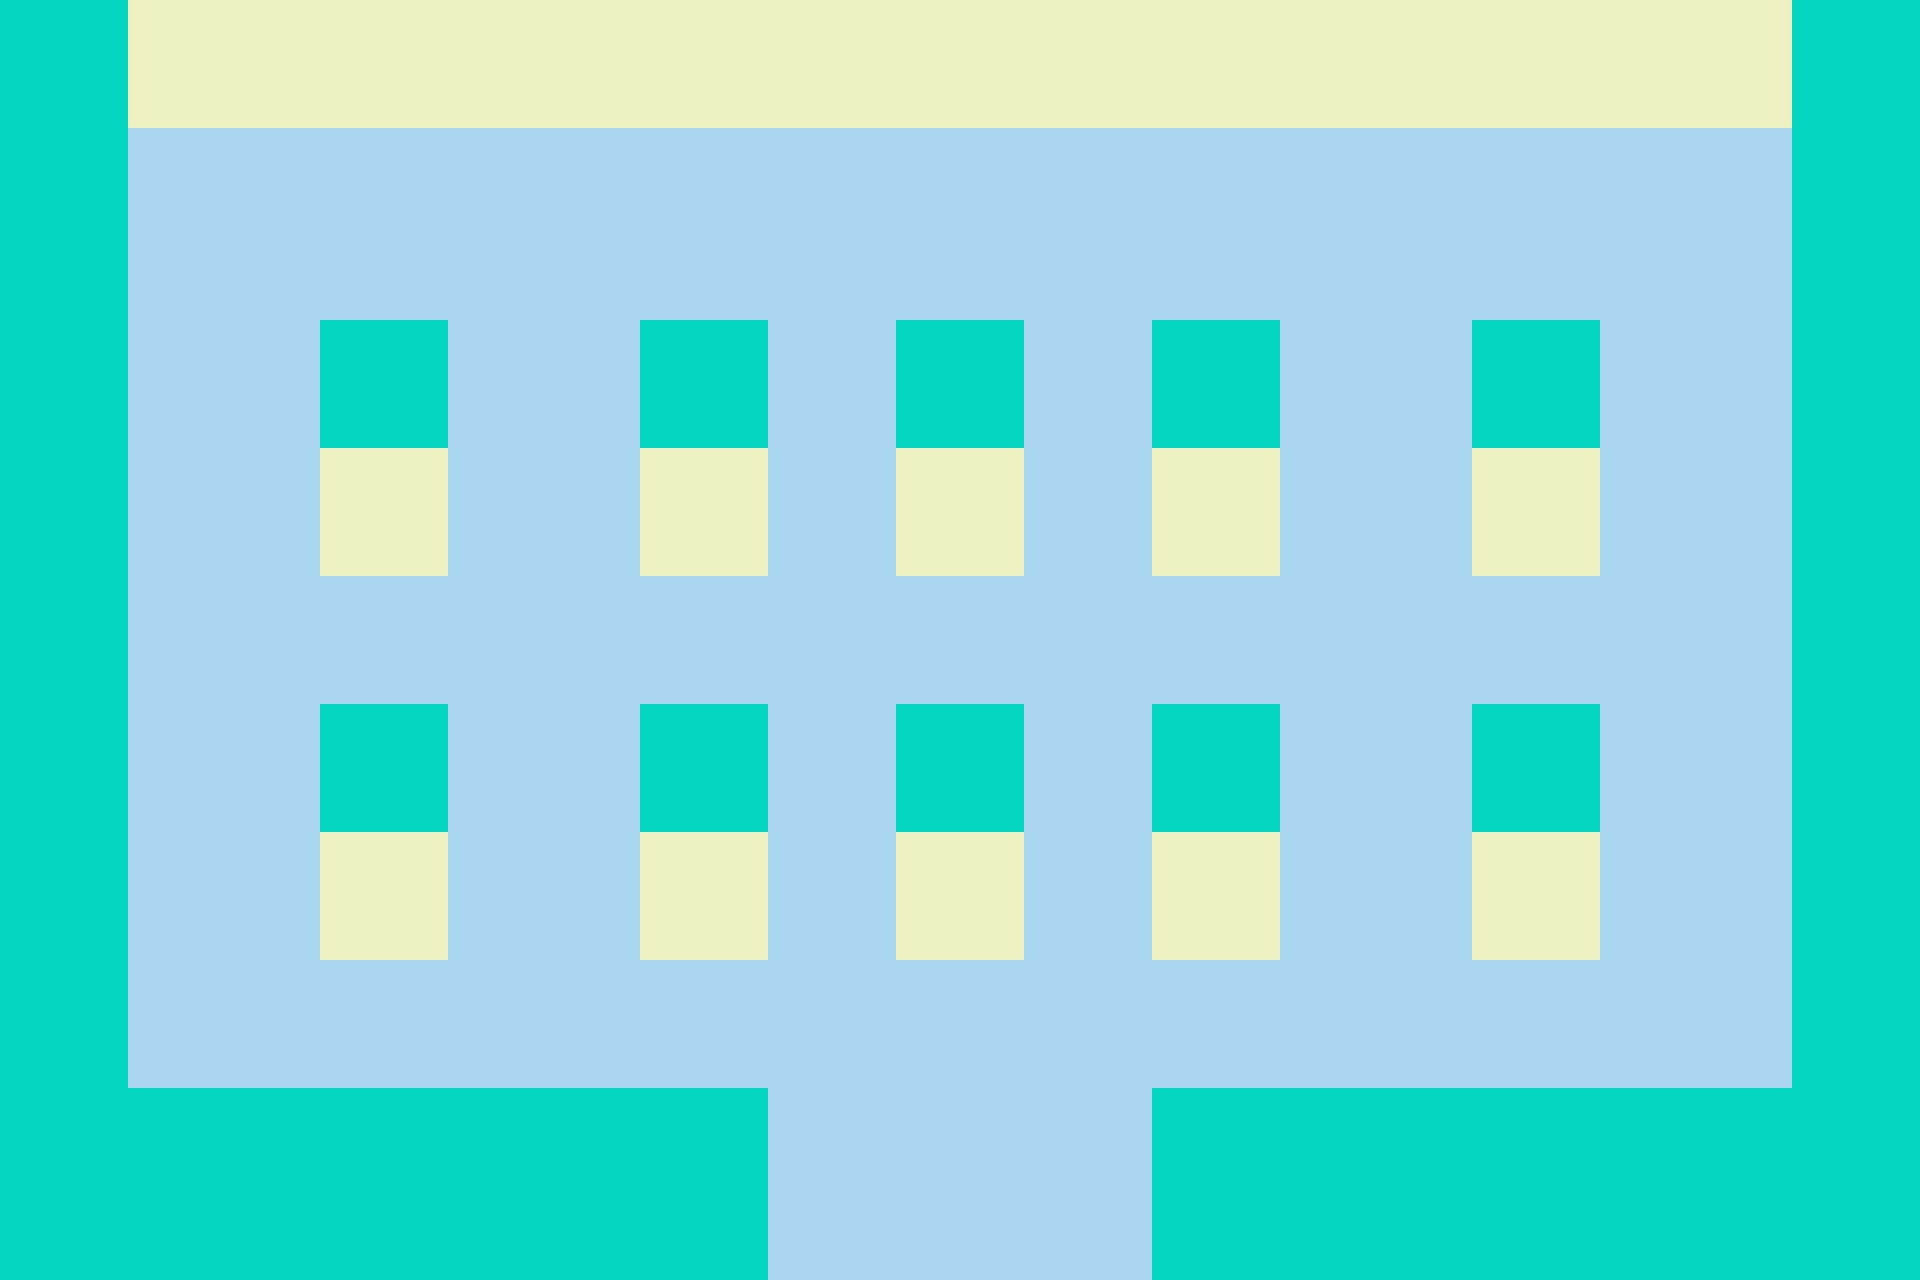

Tiled map render using the project's own tile images. Description and the whole map definition, tile-layer contents included, below:
An orthogonal 30x20 tile map with 64x64 px tiles, 3 tile layers (Floor, Collision, InFront).

<map version="1.8" tiledversion="1.8.4" orientation="orthogonal" renderorder="right-down" width="30" height="20" tilewidth="64" tileheight="64" infinite="0" nextlayerid="5" nextobjectid="1">
 <tileset firstgid="1" name="tiles" tilewidth="64" tileheight="64" tilecount="100" columns="10">
  <image source="tileset.png" width="640" height="640" />
 </tileset>
 <layer id="1" name="Floor" width="30" height="20">
  <data encoding="csv">
1,1,1,1,1,1,1,1,1,1,1,1,1,1,1,1,1,1,1,1,1,1,1,1,1,1,1,1,1,1,
1,1,1,1,1,1,1,1,1,1,1,1,1,1,1,1,1,1,1,1,1,1,1,1,1,1,1,1,1,1,
1,1,1,1,1,1,1,1,1,1,1,1,1,1,1,1,1,1,1,1,1,1,1,1,1,1,1,1,1,1,
1,1,1,1,1,1,1,1,1,1,1,1,1,1,1,1,1,1,1,1,1,1,1,1,1,1,1,1,1,1,
1,1,1,1,1,1,1,1,1,1,1,1,1,1,1,1,1,1,1,1,1,1,1,1,1,1,1,1,1,1,
1,1,1,1,1,1,1,1,1,1,1,1,1,1,1,1,1,1,1,1,1,1,1,1,1,1,1,1,1,1,
1,1,1,1,1,1,1,1,1,1,1,1,1,1,1,1,1,1,1,1,1,1,1,1,1,1,1,1,1,1,
1,1,1,1,1,1,1,1,1,1,1,1,1,1,1,1,1,1,1,1,1,1,1,1,1,1,1,1,1,1,
1,1,1,1,1,1,1,1,1,1,1,1,1,1,1,1,1,1,1,1,1,1,1,1,1,1,1,1,1,1,
1,1,1,1,1,1,1,1,1,1,1,1,1,1,1,1,1,1,1,1,1,1,1,1,1,1,1,1,1,1,
1,1,1,1,1,1,1,1,1,1,1,1,1,1,1,1,1,1,1,1,1,1,1,1,1,1,1,1,1,1,
1,1,1,1,1,1,1,1,1,1,1,1,1,1,1,1,1,1,1,1,1,1,1,1,1,1,1,1,1,1,
1,1,1,1,1,1,1,1,1,1,1,1,1,1,1,1,1,1,1,1,1,1,1,1,1,1,1,1,1,1,
1,1,1,1,1,1,1,1,1,1,1,1,1,1,1,1,1,1,1,1,1,1,1,1,1,1,1,1,1,1,
1,1,1,1,1,1,1,1,1,1,1,1,1,1,1,1,1,1,1,1,1,1,1,1,1,1,1,1,1,1,
1,1,1,1,1,1,1,1,1,1,1,1,1,1,1,1,1,1,1,1,1,1,1,1,1,1,1,1,1,1,
1,1,1,1,1,1,1,1,1,1,1,1,1,1,1,1,1,1,1,1,1,1,1,1,1,1,1,1,1,1,
1,1,1,1,1,1,1,1,1,1,1,1,1,1,1,1,1,1,1,1,1,1,1,1,1,1,1,1,1,1,
1,1,1,1,1,1,1,1,1,1,1,1,1,1,1,1,1,1,1,1,1,1,1,1,1,1,1,1,1,1,
1,1,1,1,1,1,1,1,1,1,1,1,1,1,1,1,1,1,1,1,1,1,1,1,1,1,1,1,1,1
</data>
 </layer>
 <layer id="2" name="Collision" width="30" height="20">
  <data encoding="csv">
3,3,4,4,4,4,4,4,4,4,4,4,4,4,4,4,4,4,4,4,4,4,4,4,4,4,4,4,3,3,
3,3,4,4,4,4,4,4,4,4,4,4,4,4,4,4,4,4,4,4,4,4,4,4,4,4,4,4,3,3,
3,3,0,0,0,0,0,0,0,0,0,0,0,0,0,0,0,0,0,0,0,0,0,0,0,0,0,0,3,3,
3,3,0,0,0,0,0,0,0,0,0,0,0,0,0,0,0,0,0,0,0,0,0,0,0,0,0,0,3,3,
3,3,0,0,0,0,0,0,0,0,0,0,0,0,0,0,0,0,0,0,0,0,0,0,0,0,0,0,3,3,
3,3,0,0,0,3,3,0,0,0,3,3,0,0,3,3,0,0,3,3,0,0,0,3,3,0,0,0,3,3,
3,3,0,0,0,3,3,0,0,0,3,3,0,0,3,3,0,0,3,3,0,0,0,3,3,0,0,0,3,3,
3,3,0,0,0,4,4,0,0,0,4,4,0,0,4,4,0,0,4,4,0,0,0,4,4,0,0,0,3,3,
3,3,0,0,0,4,4,0,0,0,4,4,0,0,4,4,0,0,4,4,0,0,0,4,4,0,0,0,3,3,
3,3,0,0,0,0,0,0,0,0,0,0,0,0,0,0,0,0,0,0,0,0,0,0,0,0,0,0,3,3,
3,3,0,0,0,0,0,0,0,0,0,0,0,0,0,0,0,0,0,0,0,0,0,0,0,0,0,0,3,3,
3,3,0,0,0,0,0,0,0,0,0,0,0,0,0,0,0,0,0,0,0,0,0,0,0,0,0,0,3,3,
3,3,0,0,0,3,3,0,0,0,3,3,0,0,3,3,0,0,3,3,0,0,0,3,3,0,0,0,3,3,
3,3,0,0,0,4,4,0,0,0,4,4,0,0,4,4,0,0,4,4,0,0,0,4,4,0,0,0,3,3,
3,3,0,0,0,4,4,0,0,0,4,4,0,0,4,4,0,0,4,4,0,0,0,4,4,0,0,0,3,3,
3,3,0,0,0,0,0,0,0,0,0,0,0,0,0,0,0,0,0,0,0,0,0,0,0,0,0,0,3,3,
3,3,0,0,0,0,0,0,0,0,0,0,0,0,0,0,0,0,0,0,0,0,0,0,0,0,0,0,3,3,
3,3,0,0,0,0,0,0,0,0,0,0,0,0,0,0,0,0,0,0,0,0,0,0,0,0,0,0,3,3,
3,3,3,3,3,3,3,3,3,3,3,3,0,0,0,0,0,0,3,3,3,3,3,3,3,3,3,3,3,3,
3,3,3,3,3,3,3,3,3,3,3,3,0,0,0,0,0,0,3,3,3,3,3,3,3,3,3,3,3,3
</data>
 </layer>
 <layer id="4" name="InFront" width="30" height="20">
  <data encoding="csv">
0,0,0,0,0,0,0,0,0,0,0,0,0,0,0,0,0,0,0,0,0,0,0,0,0,0,0,0,0,0,
0,0,0,0,0,0,0,0,0,0,0,0,0,0,0,0,0,0,0,0,0,0,0,0,0,0,0,0,0,0,
0,0,0,0,0,0,0,0,0,0,0,0,0,0,0,0,0,0,0,0,0,0,0,0,0,0,0,0,0,0,
0,0,0,0,0,0,0,0,0,0,0,0,0,0,0,0,0,0,0,0,0,0,0,0,0,0,0,0,0,0,
0,0,0,0,0,0,0,0,0,0,0,0,0,0,0,0,0,0,0,0,0,0,0,0,0,0,0,0,0,0,
0,0,0,0,0,0,0,0,0,0,0,0,0,0,0,0,0,0,0,0,0,0,0,0,0,0,0,0,0,0,
0,0,0,0,0,0,0,0,0,0,0,0,0,0,0,0,0,0,0,0,0,0,0,0,0,0,0,0,0,0,
0,0,0,0,0,0,0,0,0,0,0,0,0,0,0,0,0,0,0,0,0,0,0,0,0,0,0,0,0,0,
0,0,0,0,0,0,0,0,0,0,0,0,0,0,0,0,0,0,0,0,0,0,0,0,0,0,0,0,0,0,
0,0,0,0,0,0,0,0,0,0,0,0,0,0,0,0,0,0,0,0,0,0,0,0,0,0,0,0,0,0,
0,0,0,0,0,0,0,0,0,0,0,0,0,0,0,0,0,0,0,0,0,0,0,0,0,0,0,0,0,0,
0,0,0,0,0,3,3,0,0,0,3,3,0,0,3,3,0,0,3,3,0,0,0,3,3,0,0,0,0,0,
0,0,0,0,0,0,0,0,0,0,0,0,0,0,0,0,0,0,0,0,0,0,0,0,0,0,0,0,0,0,
0,0,0,0,0,0,0,0,0,0,0,0,0,0,0,0,0,0,0,0,0,0,0,0,0,0,0,0,0,0,
0,0,0,0,0,0,0,0,0,0,0,0,0,0,0,0,0,0,0,0,0,0,0,0,0,0,0,0,0,0,
0,0,0,0,0,0,0,0,0,0,0,0,0,0,0,0,0,0,0,0,0,0,0,0,0,0,0,0,0,0,
0,0,0,0,0,0,0,0,0,0,0,0,0,0,0,0,0,0,0,0,0,0,0,0,0,0,0,0,0,0,
0,0,3,3,3,3,3,3,3,3,3,3,0,0,0,0,0,0,3,3,3,3,3,3,3,3,3,3,0,0,
0,0,0,0,0,0,0,0,0,0,0,0,0,0,0,0,0,0,0,0,0,0,0,0,0,0,0,0,0,0,
0,0,0,0,0,0,0,0,0,0,0,0,0,0,0,0,0,0,0,0,0,0,0,0,0,0,0,0,0,0
</data>
 </layer>
</map>